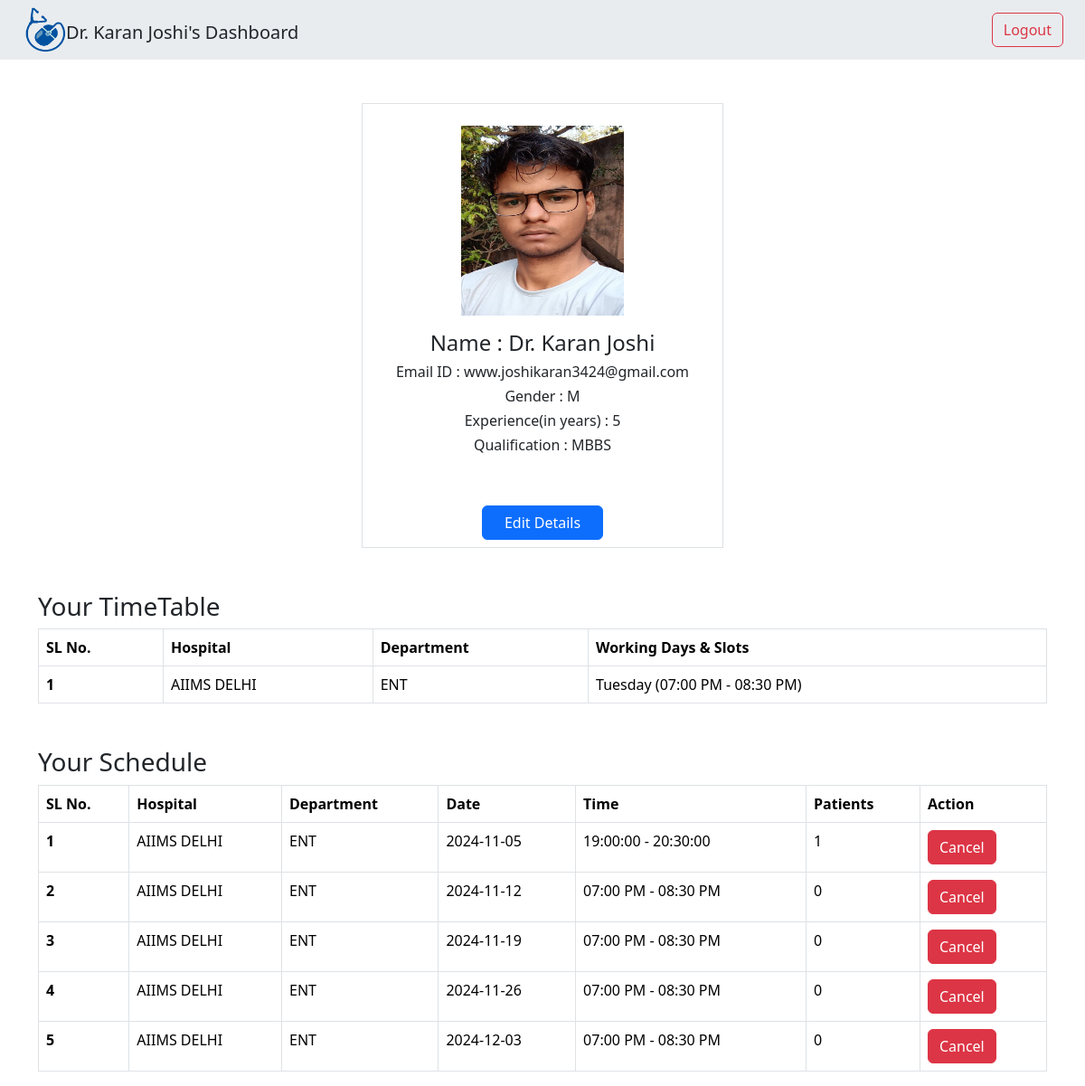
Page /Do24e77/doctor/dashboard on the committed database.
### application/models.py (models this page shows)
class Doctor(db.Model):
    id=db.Column(db.String(),primary_key=True)
    email=db.Column(db.String())
    password=db.Column(db.String())
    name=db.Column(db.String())
    gender=db.Column(db.String(1))
    qual=db.Column(db.String())
    exp=db.Column(db.Integer)
    photo=db.Column(db.String())

class Hospital(db.Model):
    id=db.Column(db.String(),primary_key=True)
    name=db.Column(db.String())
    state=db.Column(db.String())
    city=db.Column(db.String())
    nDept=db.Column(db.Integer,default=0)
    rating=db.Column(db.Float,default=0)

class Department(db.Model):
    id=db.Column(db.String(),primary_key=True)
    name=db.Column(db.String())
    nDoc=db.Column(db.Integer,default=0)
    rating=db.Column(db.Float)
    hid=db.Column(db.String(),db.ForeignKey('hospital.id'))

class Slots(db.Model):
    id=db.Column(db.String(),primary_key=True)
    daysid=db.Column(db.String(),db.ForeignKey('days.id'))
    from_=db.Column(db.Time)
    to=db.Column(db.Time)

### application/controllers.py (the view)
@app.route('/<docid>/doctor/dashboard')
def doctorDashboard(docid):
    deptdocs=[]
    docdates=[]
    for d in Deptdoc.query.filter_by(docid=docid).all():
        daysrec=Days.query.filter_by(ddid=d.id).all()
        schedule={}
        for day in daysrec:
            slots=Slots.query.filter_by(daysid=day.id).all()
            schedule[days[day.day]]=[(i.from_.strftime('%I:%M %p'),i.to.strftime('%I:%M %p')) for i in slots]
        dept=Department.query.get(d.deptid)
        hosp=Hospital.query.get(dept.hid)
        deptdocs.append((hosp,dept,schedule))
        print(schedule)
        today=datetime.date.today()
        for i in range(0,31):
            date=today+datetime.timedelta(days=i)
            if days[date.weekday()+1] in schedule:
                for slot in  Slots.query.filter_by(daysid=Days.query.filter_by(ddid=d.id,day=date.weekday()+1).first().id).all():
                    appoint=Appointment.query.filter_by(date=date,slotid=slot.id).first()
                    if(appoint):
                        docdates.append((hosp,dept,date,slot.from_,slot.to,appoint.token))
                    else:
                        docdates.append((hosp,dept,date,slot.from_.strftime('%I:%M %p'),slot.to.strftime('%I:%M %p'),0))
    print(docdates)
    return render_template('doctor_dash.html',doctor=Doctor.query.get(docid),deptdocs=deptdocs,docdates=docdates)

### templates/doctor_dash.html (shortened to what this page needs)
<!DOCTYPE html>
<html lang="en">
<head>
    <link href="https://cdn.jsdelivr.net/npm/bootstrap@5.3.3/dist/css/bootstrap.min.css" rel="stylesheet">
    <link rel="stylesheet" href="/static/doctor_dash.css">
</head>
<body>
    <nav class="navbar navbar-expand-lg bg-body-secondary px-3">
        <div class="container-fluid">
            <div class="d-flex">
                <div>
                    <img class="logo" src="/static/images/logo.png"  width="45" height="50">
                </div>
                <h5 class="mt-3">Dr. {{doctor.name}}'s Dashboard</h5>
            </div>
        </div>
          <div class="collapse navbar-collapse" id="navbarSupportedContent">
            <a href="/" type="button" class="btn btn-outline-danger mx-2 ">Logout</a>
          </div>
      </nav>
        <div class="container flex-column d-flex align-items-center mt-5 border col-4">
            <div class="pt-4">
                <img src="/static/images/{{doctor.photo}}" height="210px" width="180px" alt="doc_photo">
            </div>
            <h4 class="pt-3" >Name : Dr. {{doctor.name}}</h4>
            <h6>Email ID : {{doctor.email}}</h6>
            <h6>Gender : {{doctor.gender}}</h6>
            <h6>Experience(in years) : {{doctor.exp}}</h6>
            <h6>Qualification : {{doctor.qual}}</h6>
            <button class="btn btn-primary text-center px-4 mt-5 mb-2">Edit Details</button>
        </div>
        <div class="container mt-5">
          <h3>Your TimeTable</h3>
            <table class="table table-hover table-bordered table-responsive">
                <thead>
                  <tr>
                    <th scope="col">SL No.</th>
                    <th scope="col">Hospital</th>
                    <th scope="col">Department</th>
                    <th scope="col">Working Days & Slots</th>
                  </tr>
                </thead>
                <tbody>
                  {%for hosp,dept,schedule in deptdocs%}
                  <tr>
                    <th scope="row">{{loop.index}}</th>
                    <td>{{hosp.name}}</td>
                    <td>{{dept.name}}</td>
                    <td>{%for s in schedule%}{{s}} ({%for sc in schedule[s]%}{{sc[0]}} - {{sc[1]}}{%endfor%}){%endfor%}</td>
                  </tr>
                 {%endfor%}
                </tbody>
              </table>
        </div>
        <div id="dates" class="container mt-5">
          <h3>Your Schedule</h3>
          <table class="table table-hover table-bordered table-responsive">
            <thead>
              <tr>
                <th scope="col">SL No.</th>
                <th scope="col">Hospital</th>
                <th scope="col">Department</th>
                <th scope="col">Date</th>
                <th scope="col">Time</th>
                <th scope="col">Patients</th>
                <th scope="col">Action</th>
              </tr>
            </thead>
            <tbody>
              {%for hosp,dept,date,from_,to,token in  docdates%}
              <tr>
                <th scope="row">{{loop.index}}</th>
                <td>{{hosp.name}}</td>
                <td>{{dept.name}}</td>
                <td>{{date}}</td>
                <td>{{from_}} - {{to}}</td>
                <td>{{token}}</td>
                <td><a href="/{}/cancel" type="button" class="btn btn-danger">Cancel</a></td>
              </tr>
             {%endfor%}
            </tbody>
          </table>
        </div>
</body>
</html>

### static/doctor_dash.css (style rules this page uses)
* { margin: 0; padding: 0; box-sizing: border-box; }

### rows in the picture
Doctor: name "Karan Joshi", photo (picture), email "www.joshikaran3424@gmail.com", gender "M", exp "5", qual "MBBS"
Hospital: name "AIIMS DELHI", name "ENT", schedule "Tuesday", sc "07:00 PM", sc "08:30 PM", date "2024-11-05", from_ "19:00:00", to "20:30:00", token "1", date "2024-11-12", from_ "07:00 PM", to "08:30 PM", token "0", date "2024-11-19", date "2024-11-26", date "2024-12-03"
